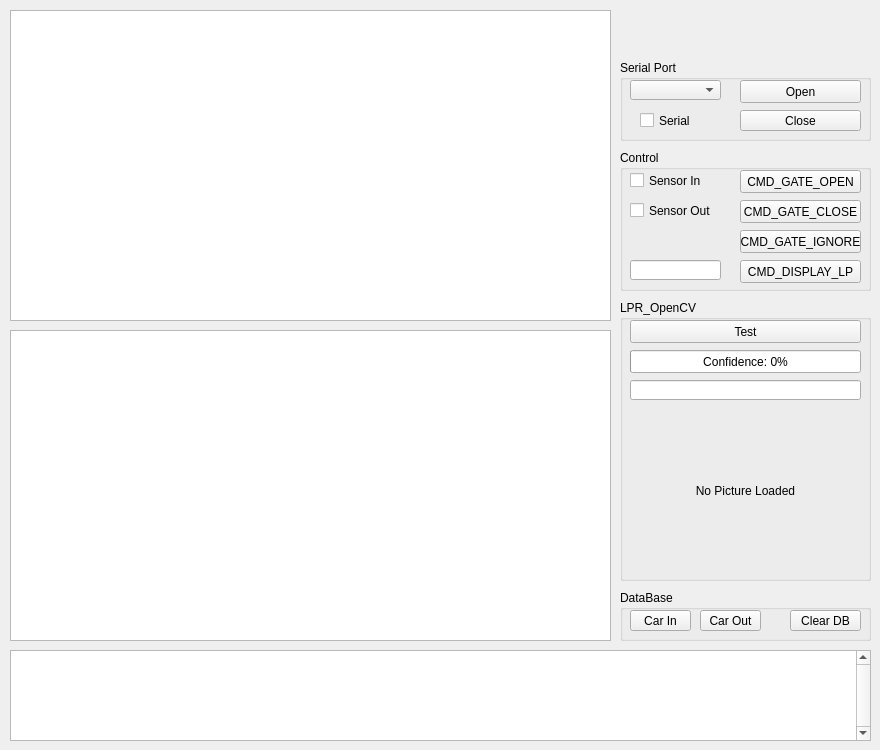
<?xml version="1.0" encoding="UTF-8"?>
<ui version="4.0">
 <class>MainWindow</class>
 <widget class="QMainWindow" name="MainWindow">
  <property name="geometry">
   <rect>
    <x>0</x>
    <y>0</y>
    <width>880</width>
    <height>750</height>
   </rect>
  </property>
  <property name="windowTitle">
   <string>MainWindow</string>
  </property>
  <widget class="QWidget" name="centralwidget">
   <widget class="QPlainTextEdit" name="pte_terminal">
    <property name="geometry">
     <rect>
      <x>10</x>
      <y>650</y>
      <width>861</width>
      <height>91</height>
     </rect>
    </property>
    <property name="sizePolicy">
     <sizepolicy hsizetype="Expanding" vsizetype="Fixed">
      <horstretch>0</horstretch>
      <verstretch>0</verstretch>
     </sizepolicy>
    </property>
    <property name="focusPolicy">
     <enum>Qt::NoFocus</enum>
    </property>
    <property name="contextMenuPolicy">
     <enum>Qt::NoContextMenu</enum>
    </property>
    <property name="acceptDrops">
     <bool>false</bool>
    </property>
    <property name="verticalScrollBarPolicy">
     <enum>Qt::ScrollBarAlwaysOn</enum>
    </property>
    <property name="horizontalScrollBarPolicy">
     <enum>Qt::ScrollBarAlwaysOff</enum>
    </property>
    <property name="undoRedoEnabled">
     <bool>false</bool>
    </property>
    <property name="lineWrapMode">
     <enum>QPlainTextEdit::NoWrap</enum>
    </property>
    <property name="backgroundVisible">
     <bool>false</bool>
    </property>
   </widget>
   <widget class="QGroupBox" name="gb_serial">
    <property name="enabled">
     <bool>true</bool>
    </property>
    <property name="geometry">
     <rect>
      <x>620</x>
      <y>60</y>
      <width>251</width>
      <height>81</height>
     </rect>
    </property>
    <property name="title">
     <string>Serial Port</string>
    </property>
    <widget class="QPushButton" name="pb_serial_oepn">
     <property name="geometry">
      <rect>
       <x>120</x>
       <y>20</y>
       <width>121</width>
       <height>23</height>
      </rect>
     </property>
     <property name="text">
      <string>Open</string>
     </property>
    </widget>
    <widget class="QPushButton" name="pb_serial_close">
     <property name="geometry">
      <rect>
       <x>120</x>
       <y>50</y>
       <width>121</width>
       <height>21</height>
      </rect>
     </property>
     <property name="text">
      <string>Close</string>
     </property>
    </widget>
    <widget class="QComboBox" name="comboBox_serial_ports">
     <property name="geometry">
      <rect>
       <x>10</x>
       <y>20</y>
       <width>91</width>
       <height>20</height>
      </rect>
     </property>
    </widget>
    <widget class="QCheckBox" name="cb_serial_status">
     <property name="geometry">
      <rect>
       <x>20</x>
       <y>50</y>
       <width>81</width>
       <height>21</height>
      </rect>
     </property>
     <property name="text">
      <string>Serial</string>
     </property>
    </widget>
   </widget>
   <widget class="QGroupBox" name="gb_control">
    <property name="geometry">
     <rect>
      <x>620</x>
      <y>150</y>
      <width>251</width>
      <height>141</height>
     </rect>
    </property>
    <property name="title">
     <string>Control</string>
    </property>
    <widget class="QLineEdit" name="le_lp">
     <property name="geometry">
      <rect>
       <x>10</x>
       <y>110</y>
       <width>91</width>
       <height>20</height>
      </rect>
     </property>
    </widget>
    <widget class="QCheckBox" name="cb_sensor_in_status">
     <property name="geometry">
      <rect>
       <x>10</x>
       <y>20</y>
       <width>81</width>
       <height>21</height>
      </rect>
     </property>
     <property name="text">
      <string>Sensor In</string>
     </property>
    </widget>
    <widget class="QPushButton" name="pb_gate_open">
     <property name="geometry">
      <rect>
       <x>120</x>
       <y>20</y>
       <width>121</width>
       <height>23</height>
      </rect>
     </property>
     <property name="text">
      <string>CMD_GATE_OPEN</string>
     </property>
    </widget>
    <widget class="QPushButton" name="pb_gate_close">
     <property name="geometry">
      <rect>
       <x>120</x>
       <y>50</y>
       <width>121</width>
       <height>23</height>
      </rect>
     </property>
     <property name="text">
      <string>CMD_GATE_CLOSE</string>
     </property>
    </widget>
    <widget class="QPushButton" name="pb_gate_ignore">
     <property name="geometry">
      <rect>
       <x>120</x>
       <y>80</y>
       <width>121</width>
       <height>23</height>
      </rect>
     </property>
     <property name="text">
      <string>CMD_GATE_IGNORE</string>
     </property>
    </widget>
    <widget class="QPushButton" name="pb_display_lp">
     <property name="geometry">
      <rect>
       <x>120</x>
       <y>110</y>
       <width>121</width>
       <height>23</height>
      </rect>
     </property>
     <property name="text">
      <string>CMD_DISPLAY_LP</string>
     </property>
    </widget>
    <widget class="QCheckBox" name="cb_sensor_out_status">
     <property name="geometry">
      <rect>
       <x>10</x>
       <y>50</y>
       <width>81</width>
       <height>21</height>
      </rect>
     </property>
     <property name="text">
      <string>Sensor Out</string>
     </property>
    </widget>
   </widget>
   <widget class="QGroupBox" name="gb_lpr_opencv">
    <property name="geometry">
     <rect>
      <x>620</x>
      <y>300</y>
      <width>251</width>
      <height>281</height>
     </rect>
    </property>
    <property name="title">
     <string>LPR_OpenCV</string>
    </property>
    <widget class="QPushButton" name="pb_opencv_test">
     <property name="geometry">
      <rect>
       <x>10</x>
       <y>20</y>
       <width>231</width>
       <height>23</height>
      </rect>
     </property>
     <property name="text">
      <string>Test</string>
     </property>
    </widget>
    <widget class="QProgressBar" name="pbar_confidence">
     <property name="geometry">
      <rect>
       <x>10</x>
       <y>50</y>
       <width>231</width>
       <height>23</height>
      </rect>
     </property>
     <property name="maximum">
      <number>100</number>
     </property>
     <property name="value">
      <number>0</number>
     </property>
     <property name="alignment">
      <set>Qt::AlignCenter</set>
     </property>
     <property name="textVisible">
      <bool>true</bool>
     </property>
     <property name="invertedAppearance">
      <bool>false</bool>
     </property>
     <property name="textDirection">
      <enum>QProgressBar::TopToBottom</enum>
     </property>
     <property name="format">
      <string>Confidence: %p%</string>
     </property>
    </widget>
    <widget class="QLineEdit" name="le_opencv_lp">
     <property name="geometry">
      <rect>
       <x>10</x>
       <y>80</y>
       <width>231</width>
       <height>20</height>
      </rect>
     </property>
    </widget>
    <widget class="QLabel" name="lb_pic">
     <property name="geometry">
      <rect>
       <x>10</x>
       <y>110</y>
       <width>231</width>
       <height>161</height>
      </rect>
     </property>
     <property name="sizePolicy">
      <sizepolicy hsizetype="Ignored" vsizetype="Ignored">
       <horstretch>0</horstretch>
       <verstretch>0</verstretch>
      </sizepolicy>
     </property>
     <property name="text">
      <string>No Picture Loaded</string>
     </property>
     <property name="alignment">
      <set>Qt::AlignCenter</set>
     </property>
    </widget>
   </widget>
   <widget class="QGroupBox" name="gb_database">
    <property name="geometry">
     <rect>
      <x>620</x>
      <y>590</y>
      <width>251</width>
      <height>51</height>
     </rect>
    </property>
    <property name="title">
     <string>DataBase</string>
    </property>
    <widget class="QPushButton" name="pb_a">
     <property name="geometry">
      <rect>
       <x>10</x>
       <y>20</y>
       <width>61</width>
       <height>21</height>
      </rect>
     </property>
     <property name="text">
      <string>Car In</string>
     </property>
    </widget>
    <widget class="QPushButton" name="pb_b">
     <property name="geometry">
      <rect>
       <x>80</x>
       <y>20</y>
       <width>61</width>
       <height>21</height>
      </rect>
     </property>
     <property name="text">
      <string>Car Out</string>
     </property>
    </widget>
    <widget class="QPushButton" name="pb_c">
     <property name="geometry">
      <rect>
       <x>170</x>
       <y>20</y>
       <width>71</width>
       <height>21</height>
      </rect>
     </property>
     <property name="text">
      <string>Clear DB</string>
     </property>
    </widget>
   </widget>
   <widget class="QTableView" name="tview_db_current">
    <property name="geometry">
     <rect>
      <x>10</x>
      <y>10</y>
      <width>601</width>
      <height>311</height>
     </rect>
    </property>
   </widget>
   <widget class="QTableView" name="tview_db_history">
    <property name="geometry">
     <rect>
      <x>10</x>
      <y>330</y>
      <width>601</width>
      <height>311</height>
     </rect>
    </property>
   </widget>
  </widget>
 </widget>
 <resources/>
 <connections/>
</ui>
